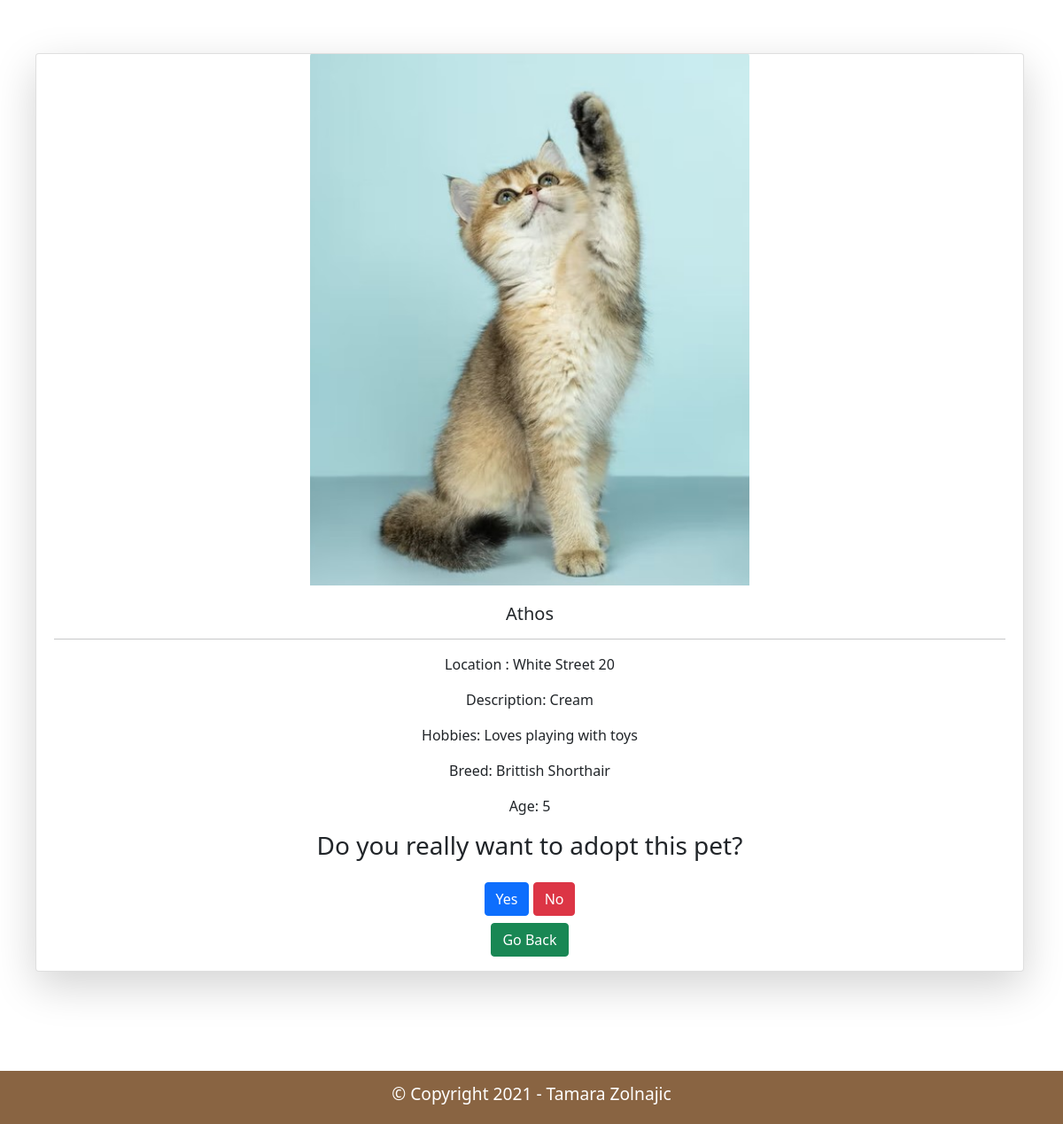
The app's page /adopt.php?id=1 (signed in) with its own data.
### tables this page shows
CREATE TABLE `animals` (
  `id` int(11) NOT NULL,
  `name` varchar(30) NOT NULL,
  `picture` varchar(255) DEFAULT NULL,
  `breed` varchar(30) NOT NULL,
  `age` int(11) NOT NULL,
  `type` varchar(30) NOT NULL,
  `description` varchar(30) NOT NULL,
  `hobbies` varchar(30) NOT NULL,
  `location` varchar(30) NOT NULL,
  `status` enum('avaliable','adopted') DEFAULT 'avaliable'
);

### adopt.php (the view, shortened to what this page needs)
<?php
include_once 'components/db_connect.php';
$body = "";
if ($_GET['id']) {
    $id = $_GET['id'];
    $query = "SELECT * FROM animals  WHERE id = {$id}";
    $result = mysqli_query($connect, $query);
    if ($result->num_rows == 1) {
        $data = $result->fetch_assoc();
        $id = $data['id'];
        $location = $data['location'];
        $name= $data['name'];
        $description = $data['description'];
        $breed = $data["breed"];
        $hobbies = $data['hobbies'];
        $age = $data['age'];
        $picture = $data['picture'];
            $body .= '<div class=" mb-5 col col-12 d-flex align-items-stretch">
        <div class="row g-1 container-fluid card shadow-lg bg-card-color">
        <img style="width:500px; height:600px; object-fit: cover; margin:auto" src=animals/pictures/'.$picture.' class="card-img-top" alt="...">
        <div class="card-body">
          <h5 class="card-title">'.$name.'</h5>
          <hr>
          <p class="card-text">Location : '.$location.'</p>
          <p class="card-text">Description: '.$description.'</p>
          <p class="card-text">Hobbies: '.$hobbies.'</p>
          <p class="card-text">Breed: '.$breed.'</p>
          <p class="card-text">Age: '.$age.'</p>
          <h3 class="mb-4">Do you really want to adopt this pet?</h3>
                <a href="a_adopt.php?id='.$id.'" class="btn btn-primary">Yes</a>
                <a href="javascript:history.back()" class="btn btn-danger">No</a><br>
          <a href="index.php" class="btn btn-success mt-2">Go Back</a>
        </div>
      </div>
      </div>
      ';
    } else {
        header("location: error.php");
    }
} else {
    header("location: error.php");
}
?>
<!DOCTYPE html>
<html lang="en">
<head>
    <?php include_once 'components/boot.php';?>
</head>
<body>
    <div class="container text-center">
        <div class="row justify-content-evenly py-5">
            <div class="mt-3 mb-3">
                <?= $body ?>
            </div>
        </div>
    </div>
    <?php
        include_once 'components/footer.php';
    ?>
</body>
</html>

### records on screen
animals: picture (picture), name "Athos", location "White Street 20", description "Cream", hobbies "Loves playing with toys", breed "Brittish Shorthair", age "5"
